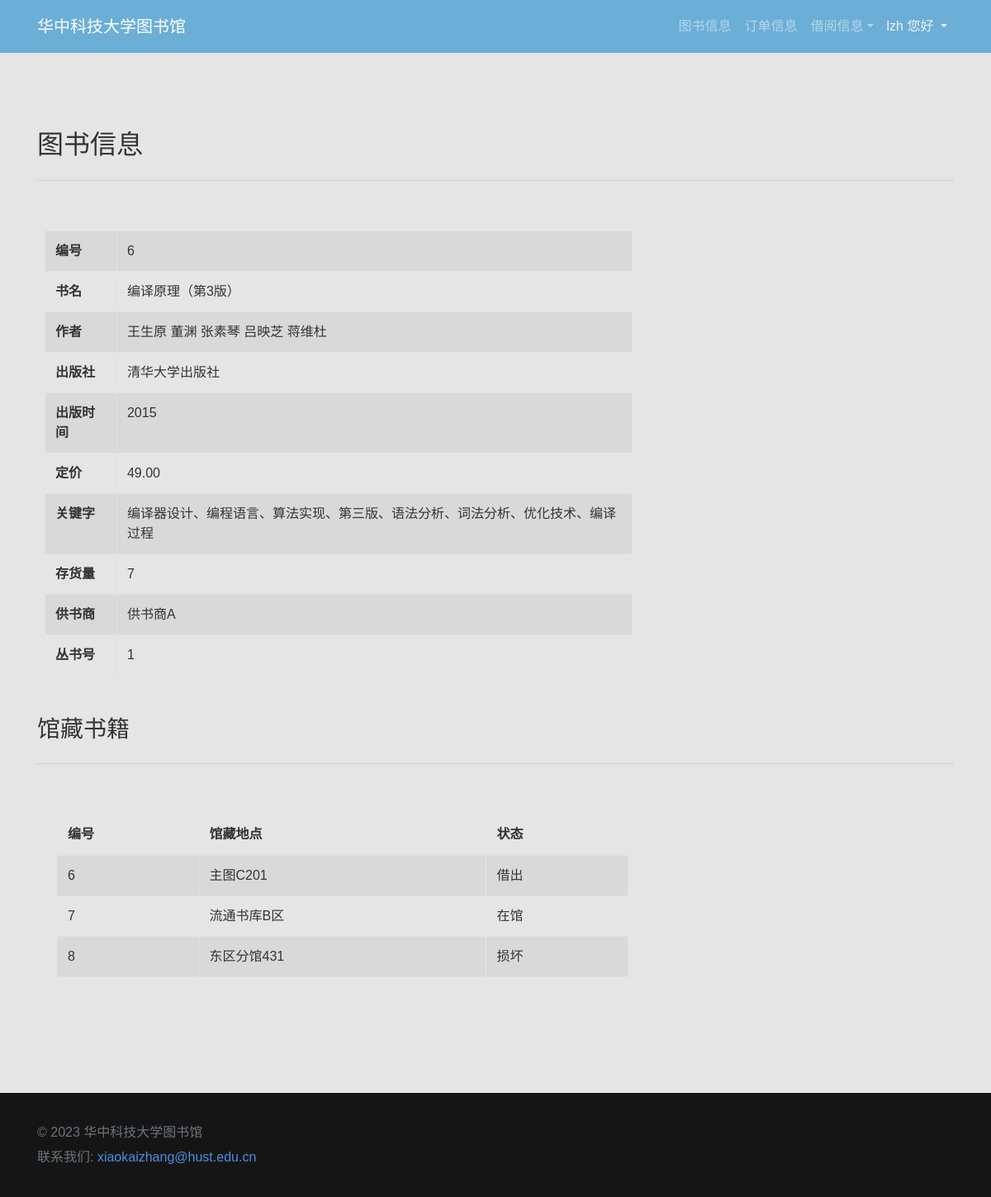
Page /books/6/ (signed in) on the committed database.
### hust_library/models.py (models this page shows, shortened)
class Book(models.Model):
    name = models.CharField(max_length=150)
    publish = models.CharField(max_length=150)
    time = models.IntegerField()
    price = models.DecimalField(max_digits=6, decimal_places=2)
    keyword = models.CharField(max_length=150)
    stock = models.SmallIntegerField(default=0)
    supplier = models.CharField(max_length=10, null=False)
    seriesNo = models.IntegerField()
    class Meta:
        unique_together = ("name", "publish", "time", "price", "keyword", "stock", "supplier", "seriesNo")

class Write(models.Model):
    writer = models.CharField(max_length=150)
    book = models.ForeignKey(Book, on_delete=models.CASCADE)
    class Meta:
        unique_together = ("writer", "book")

class Store(models.Model):
    location = models.CharField(max_length=150)
    state = models.SmallIntegerField(default=1)
    book = models.ForeignKey(Book, on_delete=models.CASCADE)

### hust_library/views.py (the view)
# urls.py: path('books/<int:pk>/', views.BookView.as_view(), name='book'),
@method_decorator(login_required, name='dispatch')
class BookView(generic.DetailView):
    model = Book
    template_name = 'book.html'

### templates/book.html
{% extends "base.html" %}
{% block content %}
<div class="py-5">
    <div class="container">
        <div class="row">
            <div class="col-12" style="">
                <h2>图书信息</h2>
                <hr class="mb-4">
            </div>
        </div>
        <div class="row">
            <div class="p-3 col-md-8">
                <table class="table table-bordered table-hover table-striped">
                    <tbody>
                        <tr>
                            <th scope="row">编号</th>
                            <td>{{ book.id }}</td>
                        </tr>
                        <tr>
                            <th scope="row">书名</th>
                            <td>{{ book.name }}</td>
                        </tr>
                        <tr>
                            <th scope="row">作者</th>
                            <td>
                                {% for write in book.write_set.all %}
                                {{ write.writer }}
                                {% endfor %}
                            </td>
                        </tr>
                        <tr>
                            <th scope="row">出版社</th>
                            <td>{{ book.publish }}</td>
                        </tr>
                        <tr>
                            <th scope="row">出版时间</th>
                            <td>{{ book.time }}</td>
                        </tr>
                        <tr>
                            <th scope="row">定价</th>
                            <td>{{ book.price }}</td>
                        </tr>
                        <tr>
                            <th scope="row">关键字</th>
                            <td>{{ book.keyword }}</td>
                        </tr>
                        <tr>
                            <th scope="row">存货量</th>
                            <td>{{ book.stock }}</td>
                        </tr>
                        <tr>
                            <th scope="row">供书商</th>
                            <td>{{ book.supplier }}</td>
                        </tr>
                        <tr>
                            <th scope="row">丛书号</th>
                            <td>{{ book.seriesNo }}</td>
                        </tr>
                    </tbody>
                </table>
            </div>
        </div>
        <div class="row">
            <div class="col-12 col-md-12">
                <h3>馆藏书籍</h3>
                <hr class="mb-4">
            </div>
        </div>
        {% if book.store_set.all.count == 0 %}
        <div class="row">
            <div class="col-md-12">
                <h4> 没有馆藏 </h4>
            </div>
        </div>
        {% else %}
        <div class="row">
            <div class="col-md-12">
                <div class="col-md-8 p-3">
                    <table class="table table-hover table-striped table-bordered">
                        <thead class="thead-inverse">
                            <tr>
                                <th scope="col">编号</th>
                                <th scope="col">馆藏地点</th>
                                <th scope="col">状态</th>
                            </tr>
                        </thead>
                        <tbody>
                            {% for store in book.store_set.all %}
                            <tr>
                                <td>{{ store.id }}</td>
                                <td>{{ store.location }}</td>
                                <td>
                                    {% if store.state == 0 %}
                                    借出
                                    {% elif store.state == 1 %}
                                    在馆
                                    {% else %}
                                    损坏
                                    {% endif %}
                                </td>
                            </tr>
                            {% endfor %}
                        </tbody>
                    </table>
                </div>
            </div>
        </div>
        {% endif %}
    </div>
</div>
{% endblock %}

### templates/base.html (shortened to what this page needs)
{% load static %}
<!DOCTYPE html>
<html>
<head>
    <link href="https://cdn.bootcss.com/bootstrap-table/1.14.2/bootstrap-table.min.css" rel="stylesheet">
    <link href="https://cdn.bootcss.com/twitter-bootstrap/4.3.1/css/bootstrap.min.css" rel="stylesheet">
    <link rel="stylesheet" href="https://cdnjs.cloudflare.com/ajax/libs/font-awesome/4.7.0/css/font-awesome.min.css"
        type="text/css">
    <link rel="stylesheet" href="{% static 'css/theme.css' %}" type="text/css">
</head>
<body style="background-color: rgba(0,0,0,0.1)">
    {% block lead %}
     <nav class="navbar navbar-expand-md navbar-dark">
        <div class="container">
            <a class="navbar-brand d-none d-md-block" href="{% url 'index' %}" style>
                <b>华中科技大学图书馆</b>
            </a>
            <div class="collapse navbar-collapse" id="navbar18">
                <ul class="navbar-nav mx-auto">
                    <li class="nav-item">
                        <a class="nav-link" href="{% url 'books' %}">图书信息</a>
                    </li>
                    <li class="nav-item">
                        <a class="nav-link" href="{% url 'tickets' %}">订单信息</a>
                    </li>
                    <li class="nav-item dropdown">
                        <a class="nav-link dropdown-toggle" href="#" id="navbardrop" data-toggle="dropdown">借阅信息</a>
                    </li>
                </ul>
                <ul class="navbar-nav">
                    <li class="nav-item dropdown">
                        <a class="nav-link dropdown-toggle text-light" href="#" id="navbardrop" data-toggle="dropdown">
                            {% if request.user.is_authenticated %}
                            {{ request.user.username }} 您好
                            {% else %}
                            欢迎
                            {% endif %}
                        </a>
                    </li>
                </ul>
            </div>
        </div>
    </nav>
    {% endblock %}
    <div class="content">
        {% block content %}{% endblock %}
    </div>
</body>
<footer class="text-muted py-4 bg-dark">
    <div class="container">
        <p class="mb-1">© 2023 华中科技大学图书馆</p>
        <p class="mb-0">联系我们: <a href="mailto:xiaokaizhang@hust.edu.cn">xiaokaizhang@hust.edu.cn</a></p>
    </div>
</footer>
</html>

### templates/base.html (style rules this page uses)
:root { --primary-color: #6baed6; --secondary-color: #eff3ff; --text-color: #333333; --link-color: #4a90e2; }
body { font-family: 'Noto Sans SC', sans-serif; background-color: var(--secondary-color); color: var(--text-color); }
.navbar, .dropdown-menu, footer { background-color: var(--primary-color); }
.nav-link, .navbar-brand, .dropdown-item, footer { color: #fff; }
a, a:hover, a:focus { text-decoration: none; color: var(--link-color); }
footer { background-color: var(--primary-color); color: #fff; }
.navbar-nav { margin-right: 0 !important; }
.navbar-collapse { justify-content: start !important; }
.content { min-height: 450px; padding: 20px; }

### rows in the picture
Book: id "6", name "编译原理（第3版）", publish "清华大学出版社", time "2015", price "49.00", keyword "编译器设计、编程语言、算法实现、第三版、语法分析、词法分析、优化技术、编译过程", stock "7", supplier "供书商A", seriesNo "1"
Write: writer "王生原"
Write: writer "董渊"
Write: writer "张素琴"
Write: writer "吕映芝"
Write: writer "蒋维杜"
Store: id "6", location "主图C201", state "借出"
Store: id "7", location "流通书库B区", state "在馆"
Store: id "8", location "东区分馆431", state "损坏"

### other values in the picture
{{ request.user.username }} "lzh"
